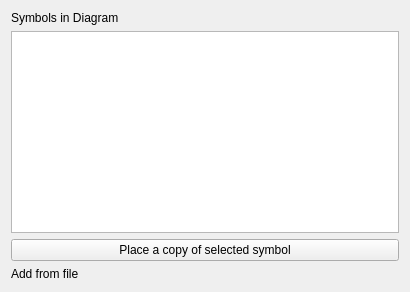
<?xml version="1.0" encoding="UTF-8"?>
<ui version="4.0">
 <class>DiagramAddSymbol</class>
 <widget class="QWidget" name="DiagramAddSymbol">
  <property name="geometry">
   <rect>
    <x>0</x>
    <y>0</y>
    <width>410</width>
    <height>292</height>
   </rect>
  </property>
  <property name="windowTitle">
   <string>Add Symbol to Diagram</string>
  </property>
  <layout class="QVBoxLayout" name="verticalLayout_3">
   <item>
    <layout class="QVBoxLayout" name="verticalLayout">
     <item>
      <layout class="QVBoxLayout" name="verticalLayout_2">
       <item>
        <widget class="QLabel" name="label">
         <property name="text">
          <string>Symbols in Diagram</string>
         </property>
        </widget>
       </item>
       <item>
        <widget class="QListWidget" name="lwSymbols"/>
       </item>
       <item>
        <widget class="QPushButton" name="pbPlace">
         <property name="text">
          <string>Place a copy of selected symbol</string>
         </property>
        </widget>
       </item>
      </layout>
     </item>
     <item>
      <layout class="QHBoxLayout" name="horizontalLayout">
       <item>
        <widget class="QLabel" name="label_2">
         <property name="text">
          <string>Add from file</string>
         </property>
        </widget>
       </item>
       <item>
        <widget class="Gui::FileChooser" name="fcFile" native="true"/>
       </item>
      </layout>
     </item>
    </layout>
   </item>
  </layout>
 </widget>
 <customwidgets>
  <customwidget>
   <class>Gui::FileChooser</class>
   <extends>QWidget</extends>
   <header>Gui/FileDialog.h</header>
  </customwidget>
 </customwidgets>
 <resources/>
 <connections/>
</ui>
